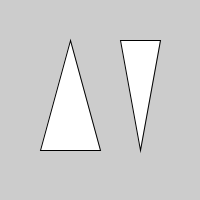
Frame 1 (no input)
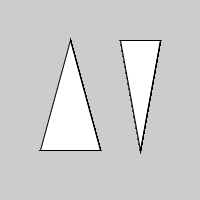
Frame 60 (the mouse pressed at the canvas centre just before this capture)
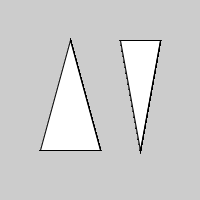
Frame 120 (the mouse held since frame 60 and released just before this capture)

The Processing sketch that drew these frames (run headless with seeded random() and noise(); from frame 60 on, the mouse is pressed at the canvas centre):

// Processing sketch: vertexs_method_6
// ── vertexs_method_6.pde
void setup() {
  size(200, 200);
}

void draw() {
  beginShape(TRIANGLES);

  vertex(40, 150);

  vertex(70, 40);

  vertex(100, 150);

  vertex(120, 40);

  vertex(140, 150);

  vertex(160, 40);

  endShape();
}
